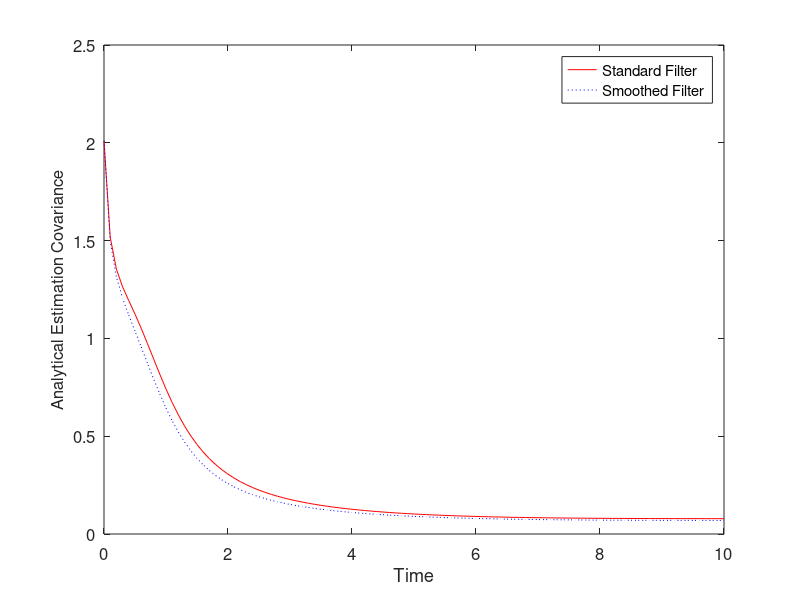
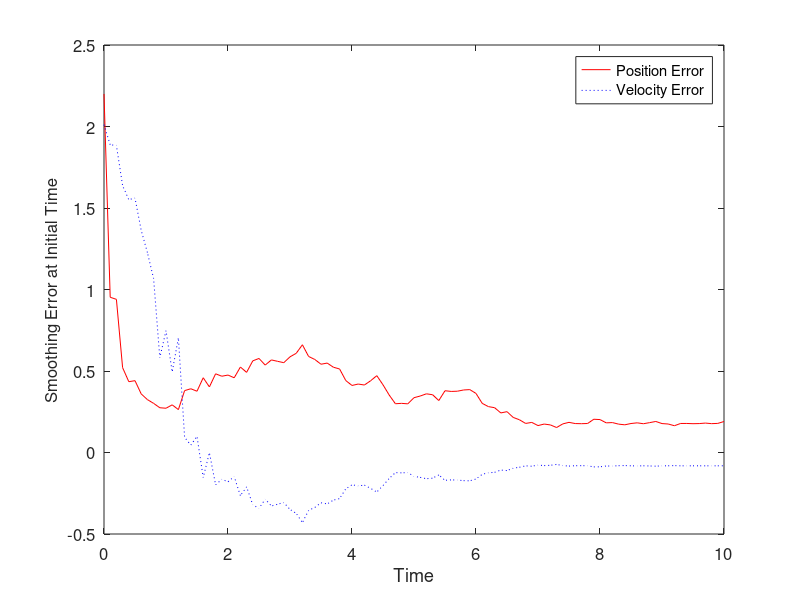
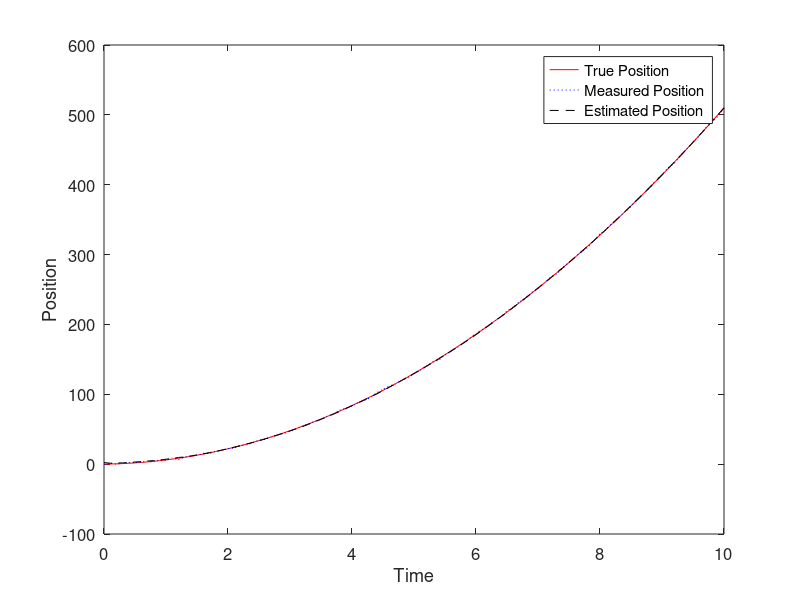
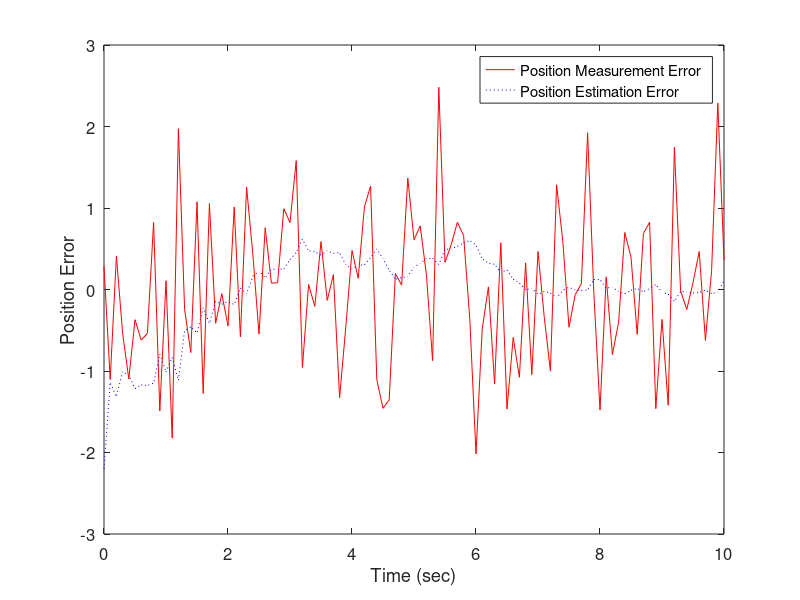

Write the MATLAB code that produced these figures, in order.
function [xsmooth] = FixPtSmooth(duration, dt, measnoise, PlotFlag)

% function FixPtSmooth(duration, dt)
%
% Fixed point smoother simulation for a two state navigation problem.
% INPUTS
%   duration = length of simulation (seconds)
%   dt = step size (seconds)
%   measnoise = standard deviation of position measurement noise
%   PlotFlag = true/false flag saying whether or not to generate plots
% OUTPUT
%   xsmooth = estimate of the initial state after all measurements have been processed

if ~exist('duration', 'var')
    duration = 10;
end
if ~exist('dt', 'var')
    dt = 0.1;
end
if ~exist('measnoise', 'var')
    measnoise = 1; 
end
if ~exist('PlotFlag', 'var')
    PlotFlag = true;
end

accelnoise = 0.2; % acceleration noise (feet/sec^2)

a = [1 dt; 0 1]; % transition matrix
b = [dt^2/2; dt]; % input matrix
c = [1 0]; % measurement matrix

Sw = accelnoise^2 * [dt^4/4 dt^3/2; dt^3/2 dt^2]; % process noise covariance
P = [1 0; 0 1]; % initial the a posteriori estimation covariance
Sz = measnoise^2; % measurement error covariance

x = [0; 0]; % initial state vector
xhat = x + sqrt(P) * 2 * ones(size(x)); % initial the a posteriori state estimate (in error by 2 sigma)

u = 10; % Use a constant commanded acceleration

xhat = a * xhat + b * u; % initial the a priori state estimate
P = a * P * a' + Sw; % initial the a priori covariance

% Initialize the fixed point smoother
Sigma = P;
Pi = P;
xsmooth = xhat;

% Initialize arrays for later plotting.
pos = []; % true position array
poshat = []; % estimated position array
possmooth = []; % smoothed position array
posmeas = []; % measured position array
vel = []; % true velocity array
velhat = []; % estimated velocity array
velsmooth = []; % smoothed velocity array
TrPArray = []; % Trace of standard estimation covariance
TrPiArray = []; % Trace of smoothed estimation covariance

randn('state', sum(100*clock)); % initialize the random number generator

% Simulate the linear system and the noisy measurement.
ProcessNoise = accelnoise * [(dt^2/2)*randn; dt*randn];
x = a * x + b * u + ProcessNoise;
y = c * x + measnoise * randn;
% Form the Innovation vector.
Inn = y - c * xhat;

for t = 0 : dt: duration
    % Save some parameters for plotting later.
    pos = [pos; x(1)];
    posmeas = [posmeas; y];
    poshat = [poshat; xhat(1)];
    possmooth = [possmooth; xsmooth(1)];
    vel = [vel; x(2)];
    velhat = [velhat; xhat(2)];
    velsmooth = [velsmooth; xsmooth(2)];
    TrPArray = [TrPArray trace(P)];
    TrPiArray = [TrPiArray trace(Pi)];
    
    % Compute the covariance of the Innovation.
    s = c * P * c' + Sz;
    % Form the Kalman Gain matrix.
    K = a * P * c' * inv(s);
    
    % Compute the smoothed estimate.
    Lambda = Sigma * c' * inv(s); % smoother gain
    Pi = Pi - Sigma * c' * Lambda'; % covariance of smoothed estimate
    Sigma = Sigma * (a - K * c)'; % cross covariance of standard and smoothed estimates
    xsmooth = xsmooth + Lambda * Inn; % smoothed estimate of the initial state
    
    % Update the state estimate.
    xhat = a * xhat + K * Inn + b * u;
    % Compute the covariance of the estimation error.
    P = a * P * a' - a * P * c' * K' + Sw;
    
    % Simulate the linear system and the noisy measurement.
    ProcessNoise = accelnoise * [(dt^2/2)*randn; dt*randn];
    x = a * x + b * u + ProcessNoise;
    y = c * x + measnoise * randn;
    % Form the Innovation vector.
    Inn = y - c * xhat;
    
end

if ~PlotFlag
    return;
end

disp(['Pi(1,1) = ', num2str(Pi(1,1)), ', Pi(2,2) = ', num2str(Pi(2,2))]);
Improve = 100 * (TrPArray(1) - trace(Pi)) / TrPArray(1);
disp(['Smoothing Improvement = ',num2str(Improve),' %']);

% Plot the results
close all;
t = 0 : dt : duration;

figure;
plot(t,TrPArray,'r-', t,TrPiArray,'b:');
set(gca,'FontSize',12); set(gcf,'Color','White');
xlabel('Time');
ylabel('Analytical Estimation Covariance', 'FontSize', 12);
legend('Standard Filter', 'Smoothed Filter'); 

figure;
plot(t,possmooth-pos(1),'r', t,velsmooth-vel(1),'b:');
set(gca,'FontSize',12); set(gcf,'Color','White');
xlabel('Time');
ylabel('Smoothing Error at Initial Time', 'FontSize', 12);
legend('Position Error', 'Velocity Error'); 

figure;
plot(t,pos,'r-', t,posmeas,'b:', t,poshat,'k--');
set(gca,'FontSize',12); set(gcf,'Color','White');
xlabel('Time');
ylabel('Position');
legend('True Position', 'Measured Position', 'Estimated Position');

figure;
plot(t,pos-posmeas,'r-', t,pos-poshat,'b:');
set(gca,'FontSize',12); set(gcf,'Color','White');
xlabel('Time (sec)');
ylabel('Position Error');
legend('Position Measurement Error', 'Position Estimation Error');

figure;
plot(t,vel,'r-', t,velhat,'b:');
set(gca,'FontSize',12); set(gcf,'Color','White');
xlabel('Time');
ylabel('Velocity');
legend('True Velocity', 'Estimated Velocity');

figure;
plot(t,vel-velhat);
set(gca,'FontSize',12); set(gcf,'Color','White');
xlabel('Time');
ylabel('Velocity Estimation Error');
